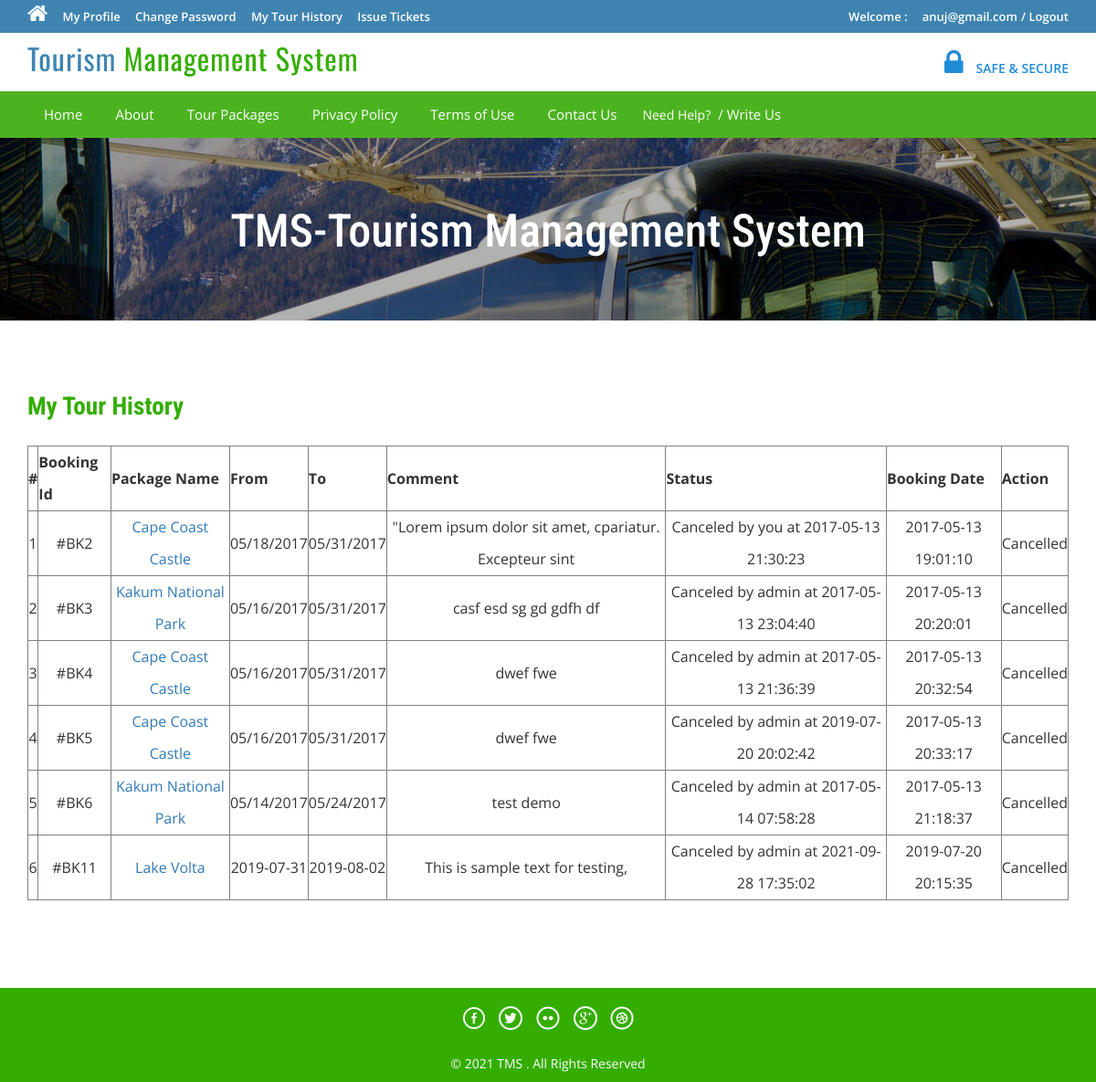
The page /tour-history.php (signed in) on the database its author committed.
### tables this page shows
CREATE TABLE `tblbooking` (
  `BookingId` int(11) NOT NULL,
  `PackageId` int(11) DEFAULT NULL,
  `UserEmail` varchar(100) DEFAULT NULL,
  `FromDate` varchar(100) DEFAULT NULL,
  `ToDate` varchar(100) DEFAULT NULL,
  `Comment` mediumtext DEFAULT NULL,
  `RegDate` timestamp NULL DEFAULT current_timestamp(),
  `status` int(11) DEFAULT NULL,
  `CancelledBy` varchar(5) DEFAULT NULL,
  `UpdationDate` timestamp NULL DEFAULT NULL ON UPDATE current_timestamp()
);

CREATE TABLE `tbltourpackages` (
  `PackageId` int(11) NOT NULL,
  `PackageName` varchar(200) DEFAULT NULL,
  `PackageType` varchar(150) DEFAULT NULL,
  `PackageLocation` varchar(100) DEFAULT NULL,
  `PackagePrice` int(11) DEFAULT NULL,
  `PackageFetures` varchar(255) DEFAULT NULL,
  `PackageDetails` mediumtext DEFAULT NULL,
  `PackageImage` varchar(100) DEFAULT NULL,
  `Creationdate` timestamp NULL DEFAULT current_timestamp(),
  `UpdationDate` timestamp NULL DEFAULT NULL ON UPDATE current_timestamp()
);

### tour-history.php (the view, shortened to what this page needs)
<?php
include('includes/config.php');
if(strlen($_SESSION['login'])==0)
	{
header('location:index.php');
}
else{
?>
<!DOCTYPE HTML>
<html>
<head>
<link href="css/bootstrap.css" rel='stylesheet' type='text/css' />
<link href="css/style.css" rel='stylesheet' type='text/css' />
<link href="css/font-awesome.css" rel="stylesheet">
<link href="css/animate.css" rel="stylesheet" type="text/css" media="all">
</head>
<body>
<div class="top-header">
<?php include('includes/header.php');?>
<div class="banner-1 ">
	<div class="container">
		<h1 class="wow zoomIn animated animated" data-wow-delay=".5s" style="visibility: visible; animation-delay: 0.5s; animation-name: zoomIn;">TMS-Tourism Management System</h1>
	</div>
</div>
<div class="privacy">
	<div class="container">
		<h3 class="wow fadeInDown animated animated" data-wow-delay=".5s" style="visibility: visible; animation-delay: 0.5s; animation-name: fadeInDown;">My Tour History</h3>
		<form name="chngpwd" method="post" onSubmit="return valid();">
	<p>
	<table border="1" width="100%">
<tr align="center">
<th>#</th>
<th>Booking Id</th>
<th>Package Name</th>
<th>From</th>
<th>To</th>
<th>Comment</th>
<th>Status</th>
<th>Booking Date</th>
<th>Action</th>
</tr>
<?php
$uemail=$_SESSION['login'];;
$sql = "SELECT tblbooking.BookingId as bookid,tblbooking.PackageId as pkgid,tbltourpackages.PackageName as packagename,tblbooking.FromDate as fromdate,tblbooking.ToDate as todate,tblbooking.Comment as comment,tblbooking.status as status,tblbooking.RegDate as regdate,tblbooking.CancelledBy as cancelby,tblbooking.UpdationDate as upddate from tblbooking join tbltourpackages on tbltourpackages.PackageId=tblbooking.PackageId where UserEmail=:uemail";
$query = $dbh->prepare($sql);
$query -> bindParam(':uemail', $uemail, PDO::PARAM_STR);
$query->execute();
$results=$query->fetchAll(PDO::FETCH_OBJ);
$cnt=1;
if($query->rowCount() > 0)
{
foreach($results as $result)
{	?>
<tr align="center">
<td><?php echo htmlentities($cnt);?></td>
<td>#BK<?php echo htmlentities($result->bookid);?></td>
<td><a href="package-details.php?pkgid=<?php echo htmlentities($result->pkgid);?>"><?php echo htmlentities($result->packagename);?></a></td>
<td><?php echo htmlentities($result->fromdate);?></td>
<td><?php echo htmlentities($result->todate);?></td>
<td><?php echo htmlentities($result->comment);?></td>
<td><?php if($result->status==0)
{
echo "Pending";
}
if($result->status==2 and  $result->cancelby=='u')
{
echo "Canceled by you at " .$result->upddate;
}
if($result->status==2 and $result->cancelby=='a')
{
echo "Canceled by admin at " .$result->upddate;
}
?></td>
<td><?php echo htmlentities($result->regdate);?></td>
<?php if($result->status==2)
{
	?><td>Cancelled</td>
<?php } else {?>
<td><a href="tour-history.php?bkid=<?php echo htmlentities($result->bookid);?>" onclick="return confirm('Do you really want to cancel booking')" >Cancel</a></td>
<?php }?>
</tr>
<?php $cnt=$cnt+1; }} ?>
	</table>
			</p>
			</form>
	</div>
</div>
<?php include('includes/footer.php');?>
</body>
</html>
<?php } ?>

### css/style.css (style rules this page uses)
html, body { font-size: 100%; background: #fff; font-family: 'Open Sans', sans-serif; }
body a,.grid_1,plan_1,plan_1.one,plan_1.two,i.icon1, i.icon2, i.icon3, i.icon4, i.icon5, i.icon6 { transition:0.5s all; -webkit-transition:0.5s all; -moz-transition:0.5s all; -o-transition:0.5s all; -ms-transition:0.5s all; }
h1,h2,h3,h4,h5,h6 { margin:0; font-family: 'Roboto Condensed', sans-serif; }
p { margin:0; }
.top-header { background-color: #3F84B1; border-bottom: 0 none; height: 36px; line-height: 35px; }
.banner-1 { background: url(../images/3.jpg)no-repeat; background-size: cover; -webkit-background-size: cover; -o-background-size: cover; -ms-background-size: cover; -moz-background-size: cover; min-height:200px; }
.banner-1 h1 { font-size: 50px; margin-bottom: 40px; padding: 1.5em 0 0; text-align: center; color: #ffffff; }
.privacy h3 { color: #34AD00; font-size: 1.7em; font-weight: 700; margin-bottom: 1em; }
.privacy { padding: 5em 0; }
.privacy p { font-size: 1em; line-height: 1.8em; color: #999; margin: 1em 0; }

### rows shown on the page
tblbooking: BookingId "2", PackageId.PackageName "Cape Coast Castle", FromDate "05/18/2017", ToDate "05/31/2017", Comment "\"Lorem ipsum dolor sit amet, cpariatur. Excepteur sint", UpdationDate "2017-05-13 21:30:23", RegDate "2017-05-13 19:01:10", status "Cancelled"
tblbooking: BookingId "3", PackageId.PackageName "Kakum National Park", FromDate "05/16/2017", ToDate "05/31/2017", Comment "casf esd sg gd gdfh df", UpdationDate "2017-05-13 23:04:40", RegDate "2017-05-13 20:20:01", status "Cancelled"
tblbooking: BookingId "4", PackageId.PackageName "Cape Coast Castle", FromDate "05/16/2017", ToDate "05/31/2017", Comment "dwef fwe", UpdationDate "2017-05-13 21:36:39", RegDate "2017-05-13 20:32:54", status "Cancelled"
tblbooking: BookingId "5", PackageId.PackageName "Cape Coast Castle", FromDate "05/16/2017", ToDate "05/31/2017", Comment "dwef fwe", UpdationDate "2019-07-20 20:02:42", RegDate "2017-05-13 20:33:17", status "Cancelled"
tblbooking: BookingId "6", PackageId.PackageName "Kakum National Park", FromDate "05/14/2017", ToDate "05/24/2017", Comment "test demo", UpdationDate "2017-05-14 07:58:28", RegDate "2017-05-13 21:18:37", status "Cancelled"
tblbooking: BookingId "11", PackageId.PackageName "Lake Volta", FromDate "2019-07-31", ToDate "2019-08-02", Comment "This is sample text for testing,", UpdationDate "2021-09-28 17:35:02", RegDate "2019-07-20 20:15:35", status "Cancelled"

### other values the page prints
$_SESSION['login'] "anuj@gmail.com"
